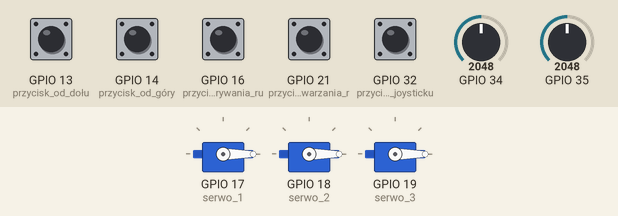
A sketch run on a simulated ESP32. Shown: 3 × servo. The inputs (shaded band) are chosen by the test bench; at power-on: GPIO 13 (przycisk_od_dołu), GPIO 14 (przycisk_od_góry), GPIO 16 (przycisk_od_nagrywania_ru), GPIO 21 (przycisk_od_odtwarzania_r), GPIO 32 (przycisk_w_joysticku) HIGH, GPIO 34 = 2048, GPIO 35 = 2048. What the sketch prints to the serial monitor is not drawn.

Above: at 1.2 s.
1.3 s: GPIO 34 set to 2146
At 3.51 s:
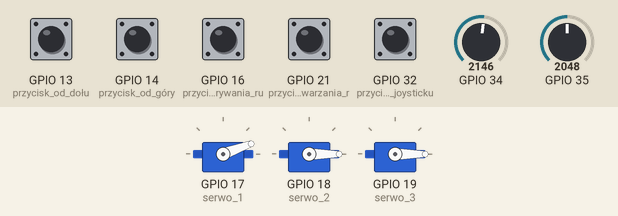
4.3 s: GPIO 32 (przycisk_w_joysticku) pulled LOW for 0.15 s
7.3 s: GPIO 35 set to 2153
At 10.22 s:
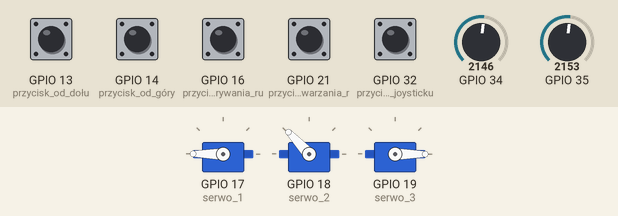
10.3 s: GPIO 14 (przycisk_od_góry) pulled LOW for 1 s
At 12.4 s:
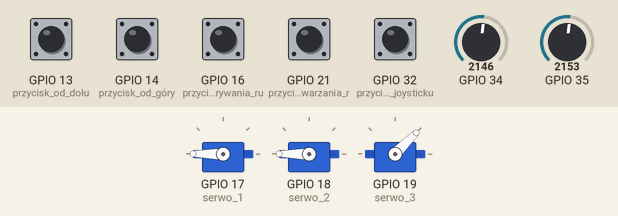
12.8 s: GPIO 13 (przycisk_od_dołu) pulled LOW for 0.15 s
At 13.4 s:
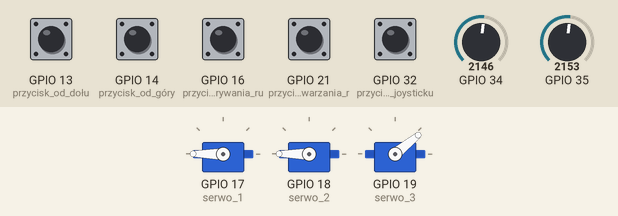
14.4 s: GPIO 34 set to 1657
15.9 s: GPIO 34 set to 1554
At 16.4 s:
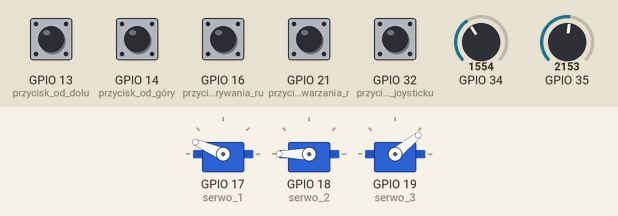
Timing chart, 0 to 19.9 s (numbered marks = the images above; inputs shaded):
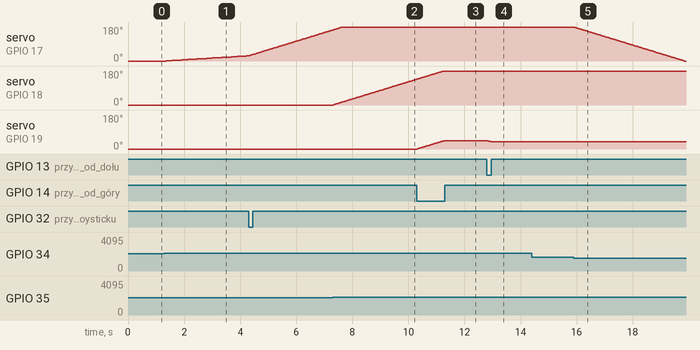

Measured:
- the behaviour switches between 2100 and 2101 on GPIO 34 (found by bisection; images 0 and 1)
- the behaviour switches between 2099 and 2100 on GPIO 35 (found by bisection; images 1 and 2)
- the behaviour switches between 1600 and 1599 on GPIO 34 (found by bisection; images 4 and 5)
- after the input at 1.3 s, servo on GPIO 17 (serwo_1): moves from 0° to 27° over 2.9 s, starting after 0.06 s
- after the input at 7.3 s, servo on GPIO 18 (serwo_2): moves from 0° to 137° over 3.0 s, starting at once
- after the input at 10.3 s, servo on GPIO 19 (serwo_3): moves from 0° to 45° over 0.97 s, starting at once
- after the input at 12.8 s, servo on GPIO 19 (serwo_3): 45° → 39° at once
- after the input at 14.4 s, every drawn part: stays the same
- after the input at 15.9 s, servo on GPIO 17 (serwo_1): moves from 180° to 0° over 3.9 s, starting at once

The sketch:

robot_arm_legacy.ino
```cpp
const int joystick_klik = 32;
int osX;
int osY;
const int max_kroki = 30;
int zapis_pozycji[max_kroki][3];
// ustawianie tworzenie serwa
#include <ESP32Servo.h>
  Servo serwo_1;
  Servo serwo_2;
  Servo serwo_3;
// gałka lewo prawo
float joystick_lewo_prawo (int osX, int tryb_dzalania) {
  static int szybko = 10;
  static int wolno = 2;
  int lewo_prawo = osX;
  if (tryb_dzalania==1){
    if (lewo_prawo < 1600)
      return -szybko;
    else if (lewo_prawo < 2100 && lewo_prawo > 1600)
      return 0;
    else if (lewo_prawo > 2100)
      return szybko;
  }
  else{
    if (lewo_prawo < 1600)
      return -wolno;
    else if (lewo_prawo < 2100 && lewo_prawo > 1600)
      return 0;
    else if (lewo_prawo > 2100)
      return wolno;
  }
}
// gałka przód tył
float joystick_przud_tyl (int osY, int tryb_dzalania) {
  static int szybko = 10;
  static int wolno = 2;
  int przod_tyl = osY;
  if (tryb_dzalania==1){
    if (przod_tyl < 1600)
      return -szybko;
    else if (przod_tyl < 2100 && przod_tyl > 1600)
      return 0;
    else if (przod_tyl > 2100)
      return szybko;
  }
  else {
        if (przod_tyl < 1600)
      return -wolno;
    else if (przod_tyl < 2100 && przod_tyl > 1600)
      return 0;
    else if (przod_tyl > 2100)
      return wolno;
  }
}
// odczytywanie wartości przycisków
int osZ (int piny_od_dolu, int piny_od_gory) {
  if (digitalRead(piny_od_dolu) == LOW) return -1;
  if (digitalRead(piny_od_gory) == LOW)  return 1;
  else return 0;
}
//zmiana trybu poruszania fast/slow przez kliknięcie
int zmiana_szybkosci (int pin) {
  static int i = 0;
  static bool poprzedni_stan = HIGH;
  bool stan = digitalRead(pin);
  if (poprzedni_stan == HIGH && stan == LOW){
    i = 1 - i;
  }
  poprzedni_stan=stan;
  return i;
}
// poruszanie ramieniem robota przód tył
int serwo_ruch_osY (int osY,int tryb_dzalania) {
  static int poruszanie = 500;
  int ruch = joystick_przud_tyl(osY,tryb_dzalania);
  poruszanie = constrain(poruszanie + ruch, 500, 2450);
  return poruszanie;
}
// poruszanie ramieniem robota lewo prawo
int serwo_ruch_osX (int osX,int tryb_dzalania) {
  static int poruszanie = 500;
  int ruch = joystick_lewo_prawo(osX,tryb_dzalania);
  poruszanie = constrain(poruszanie + ruch, 500, 2450);
  return poruszanie;
}
// poruszenie ramieniem robota dół góra
int serwo_ruch_osZ (int piny_od_dolu ,int piny_od_gory) {
  static int poruszanie = 500;
  int ruch = 10 * osZ(piny_od_dolu ,piny_od_gory);
  poruszanie = constrain(poruszanie + ruch, 500, 2450);
  return poruszanie;
}
// nagrywanie
int nagrywanie_ruchu (int przycisk_nagrywanie_ruch) {
  static bool poprzedni_stan = HIGH;
  bool stan = digitalRead(przycisk_nagrywanie_ruch);
  static bool przytrzymanie = false;

  static unsigned long czas_wcisniecia = 0;
  static int aktualne_kroki = 0;
  //kliknięcie przycisku
  if (poprzedni_stan == HIGH && stan == LOW) {
    czas_wcisniecia = millis();
  }
  // zapis pozycji
  if (poprzedni_stan == LOW && stan == HIGH) {
    if (aktualne_kroki < max_kroki && !przytrzymanie) {
      zapis_pozycji[aktualne_kroki][0] = serwo_1.readMicroseconds();
      zapis_pozycji[aktualne_kroki][1] = serwo_2.readMicroseconds();
      zapis_pozycji[aktualne_kroki][2] = serwo_3.readMicroseconds();
      aktualne_kroki++;
    }
    przytrzymanie = false;
  }
  // reset wszystkich kroków
  if (stan == LOW && millis() - czas_wcisniecia >= 3000 && !przytrzymanie) {
    przytrzymanie = true;
    Serial.println("Reset wszystkich pozycji");
    aktualne_kroki = 0;
    for (int i = 0; i < max_kroki; i++) {
      zapis_pozycji[i][0] = 0;
      zapis_pozycji[i][1] = 0;
      zapis_pozycji[i][2] = 0;
    }
  }

  poprzedni_stan = stan;
  return aktualne_kroki;
}
// odtwarzanie
int odczytywanie_ruchu (int przycisk_odtwarzanie_ruch, int ilosc_krokow_do_wykodania){
  bool stan = digitalRead(przycisk_odtwarzanie_ruch);
  static bool poprzedni_stan = HIGH;
  static bool stan_pracy = false;

  int szybksc_pracy = 10;

  // przyciśnięcie przycisku do odtwarzania
  if (poprzedni_stan == HIGH && stan == LOW) {
    stan_pracy = !stan_pracy;
  }
  poprzedni_stan = stan;

  // odtwarzanie
  if (stan_pracy == true) {
    for (int i = 0; i != ilosc_krokow_do_wykodania; i++) {
      if (zapis_pozycji[i + 1][0] == 0 && zapis_pozycji[i + 1][1] == 0 && zapis_pozycji[i + 1][2] == 0) {
        stan_pracy = false;
        break;
      }
      int start_krok_0 = zapis_pozycji[i][0];
      int start_krok_1 = zapis_pozycji[i][1];
      int start_krok_2 = zapis_pozycji[i][2];

      int koniec_krok_0 = zapis_pozycji[i][0];
      int koniec_krok_1 = zapis_pozycji[i][1];
      int koniec_krok_2 = zapis_pozycji[i][2];

      int dystans_0 = start_krok_0 - koniec_krok_0;
      int dystans_1 = start_krok_2 - koniec_krok_1;
      int dystans_2 = start_krok_2 - koniec_krok_2;

      if (dystans_0 < 0) {
        for (start_krok_0; start_krok_0 < koniec_krok_0; start_krok_0 = start_krok_0 + szybksc_pracy) {
          serwo_1.writeMicroseconds(start_krok_0);
          if (start_krok_0-koniec_krok_0>=szybksc_pracy) {
            serwo_1.writeMicroseconds(start_krok_0);
            break;
          }
        }
      }
      else {
        for (start_krok_0; start_krok_0 > koniec_krok_0; start_krok_0 = start_krok_0 + szybksc_pracy) {
          serwo_1.writeMicroseconds(start_krok_0);
          if (start_krok_0-koniec_krok_0 <= szybksc_pracy) {
            serwo_1.writeMicroseconds(start_krok_0);
            break;
          }
        }
      }
      if (dystans_1 < 0) {
        for (start_krok_1; start_krok_1 < koniec_krok_1; start_krok_1 = start_krok_1 + szybksc_pracy) {
          serwo_1.writeMicroseconds(start_krok_1);
          if (start_krok_1-koniec_krok_1>=szybksc_pracy) {
            serwo_1.writeMicroseconds(start_krok_1);
            break;
          }
        }
      }
      else {
        for (start_krok_1; start_krok_1 > koniec_krok_1; start_krok_1 = start_krok_1 + szybksc_pracy) {
          serwo_1.writeMicroseconds(start_krok_1);
          if (start_krok_1-koniec_krok_1 <= szybksc_pracy) {
            serwo_1.writeMicroseconds(start_krok_1);
            break;
          }
        }
      }
      if (dystans_2 < 0) {
        for (start_krok_2; start_krok_2 < koniec_krok_2; start_krok_2 = start_krok_2 + szybksc_pracy) {
          serwo_1.writeMicroseconds(start_krok_2);
          if (start_krok_2-koniec_krok_2>=szybksc_pracy) {
            serwo_1.writeMicroseconds(start_krok_2);
            break;
          }
        }
      }
      else {
        for (start_krok_2; start_krok_2 > koniec_krok_2; start_krok_2 = start_krok_2 + szybksc_pracy) {
          serwo_1.writeMicroseconds(start_krok_2);
          if (start_krok_2-koniec_krok_2 <= szybksc_pracy) {
            serwo_1.writeMicroseconds(start_krok_2);
            break;
          }
        }
      }
    }
  }
  return 0;
}

//przygotowanie esp32
// przypisanie pina do serwa i inne
void setup() {
  Serial.begin(115200);
  pinMode(32, INPUT_PULLUP); // przycisk w joysticku
  pinMode(13, INPUT_PULLUP); // przycisk od dołu
  pinMode(14, INPUT_PULLUP); // przycisk od góry
  pinMode(16, INPUT_PULLUP); // przycisk od nagrywania ruchów kliknięcie to nagranie ruchu
  pinMode(21, INPUT_PULLUP); // przycisk od odtwarzania ruchów
  serwo_1.attach(17 ,500 ,2450); // serwo 1
  serwo_2.attach(18 ,500 ,2450); // serwo 2
  serwo_3.attach(19, 500 ,2450); // serwo 3
}

void loop() {
  osX = analogRead(34);
  osY = analogRead(35);

  int tryb_dzalania = zmiana_szybkosci(joystick_klik); // szybko lub wolno
  int posX = serwo_ruch_osX(osX, tryb_dzalania);
  int posY = serwo_ruch_osY(osY, tryb_dzalania);
  int posZ = serwo_ruch_osZ(13,14);
  // Serial.println();
  // Serial.println(joystick_lewo_prawo(osX,tryb_dzalania));
  // Serial.println(joystick_przud_tyl(osY,tryb_dzalania));
  // Serial.println(tryb_dzalania);
  // Serial.println(osZ(13,14));
  // Serial.println(posX);
  // Serial.println(posY);
  // Serial.println(posZ);
  // Serial.println();

  serwo_1.writeMicroseconds(posX);
  serwo_2.writeMicroseconds(posY);
  serwo_3.writeMicroseconds(posZ);

  int kroki = nagrywanie_ruchu(16);
  Serial.println(kroki);
  Serial.println(zapis_pozycji[kroki - 1][0]);
  odczytywanie_ruchu(21, kroki);

  delay(20);
}
```
